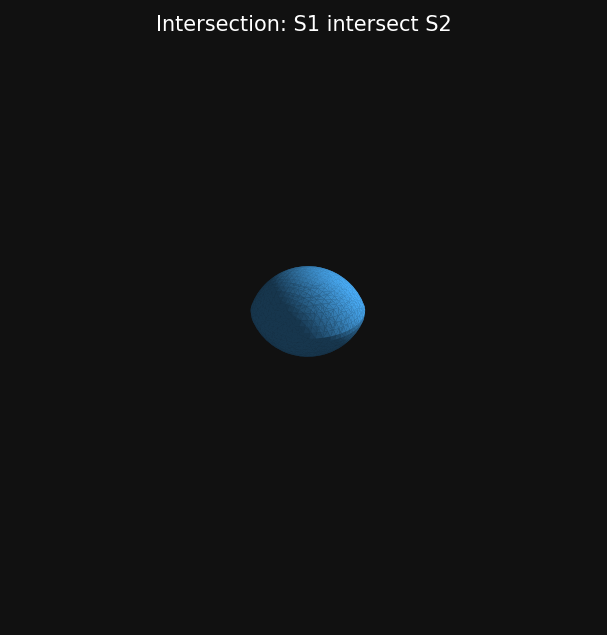

This chart was generated by the following Python code:
"""Intersection of two overlapping spheres.

Demonstrates: Intersection3D, sample_levelset_3d
Output:       examples/intersection_example.png

Mathematical identity verified:
    Intersection(A, B)(p) == max(A(p), B(p))
"""
import os, sys
sys.path.insert(0, os.path.dirname(os.path.dirname(os.path.dirname(os.path.abspath(__file__)))))

import numpy as np
from sdf3d import Sphere3D, Intersection3D, sample_levelset_3d

_BOUNDS = ((-1.0, 1.0), (-1.0, 1.0), (-1.0, 1.0))
_RES    = (64, 64, 64)
_OUT    = os.path.join(os.path.dirname(__file__), "intersection_example.png")


def _render_png(phi, out_path, title=""):
    try:
        import matplotlib.pyplot as plt
        from mpl_toolkits.mplot3d.art3d import Poly3DCollection
        from skimage import measure
    except ImportError:
        print("  scikit-image / matplotlib not available — skipping PNG")
        return

    lo = _BOUNDS[0][0]
    spacing = (_BOUNDS[0][1] - lo) / phi.shape[0]
    if phi.min() >= 0 or phi.max() <= 0:
        print("  No zero crossing — cannot render isosurface.")
        return

    verts, faces, _, _ = measure.marching_cubes(phi, level=0, spacing=(spacing,) * 3)
    verts += lo

    tris  = verts[faces]
    norms = np.cross(tris[:, 1] - tris[:, 0], tris[:, 2] - tris[:, 0])
    nlen  = np.linalg.norm(norms, axis=1, keepdims=True)
    norms = norms / np.where(nlen > 0, nlen, 1.0)
    shade = 0.3 + 0.7 * np.clip(norms @ np.array([0.577, 0.577, 0.577]), 0, 1)
    fc    = np.column_stack([shade * 0.3, shade * 0.7, shade * 1.0, np.ones_like(shade)])

    fig = plt.figure(figsize=(5, 5), facecolor="#111")
    ax  = fig.add_subplot(111, projection="3d")
    ax.set_facecolor("#111"); ax.set_axis_off(); ax.set_box_aspect([1, 1, 1])
    ax.add_collection3d(Poly3DCollection(verts[faces], facecolors=fc, edgecolors="none"))
    hi = _BOUNDS[0][1]
    ax.set_xlim(lo, hi); ax.set_ylim(lo, hi); ax.set_zlim(lo, hi)
    ax.set_title(title, color="white", fontsize=10)
    plt.savefig(out_path, dpi=150, bbox_inches="tight", facecolor="#111")
    plt.close()
    print(f"  Saved: {out_path}")


def main():
    print("=" * 60)
    print("INTERSECTION: two overlapping spheres")
    print("  S1: centre (0,   0, 0)  radius 0.35")
    print("  S2: centre (0.2, 0, 0)  radius 0.35")
    print("=" * 60)

    s1 = Sphere3D(0.35)
    s2 = Sphere3D(0.35).translate(0.2, 0.0, 0.0)
    geom = Intersection3D(s1, s2)

    phi    = sample_levelset_3d(geom, _BOUNDS, _RES)
    phi_s1 = sample_levelset_3d(s1,   _BOUNDS, _RES)
    phi_s2 = sample_levelset_3d(s2,   _BOUNDS, _RES)

    # --- mathematical verification ---
    expected = np.maximum(phi_s1, phi_s2)
    max_diff = np.abs(phi - expected).max()

    print(f"\nSDF range : [{phi.min():.4f}, {phi.max():.4f}]")
    print(f"Inside (phi<0): {(phi < 0).any()}   Outside (phi>0): {(phi > 0).any()}")
    print(f"max |Intersection - max(S1,S2)| = {max_diff:.2e}  (should be ~0)")

    # --- spot check: origin is inside both spheres ---
    p = np.array([[[0.0, 0.0, 0.0]]])
    v_s1 = float(s1.sdf(p).flat[0]); v_s2 = float(s2.sdf(p).flat[0]); v_i = float(geom.sdf(p).flat[0])
    print(f"\nAt origin: S1={v_s1:.4f}  S2={v_s2:.4f}  Intersection={v_i:.4f}  (expected {max(v_s1,v_s2):.4f})")

    ok = max_diff < 1e-5 and phi.min() < 0 and phi.max() > 0
    print("\n" + ("PASSED PASSED" if ok else "FAILED FAILED"))

    _render_png(phi, _OUT, "Intersection: S1 intersect S2")


if __name__ == "__main__":
    main()
